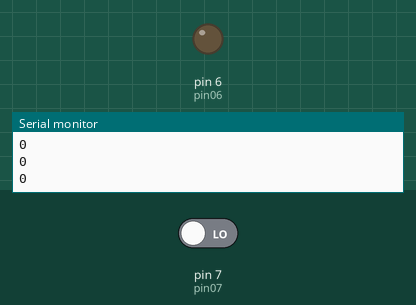
Bench run of a sketch on a simulated Arduino Uno, built with avr-gcc and run on an emulated ATmega328P. On the bench: output pins drawn as LEDs (lit = HIGH), the last lines printed to the serial monitor. The inputs (shaded band) are chosen by the test bench; at power-on: pin 7 (pin07) LOW.

Above: at 2.8 s.
2.9 s: pin 7 (pin07) driven HIGH
At 3.5 s:
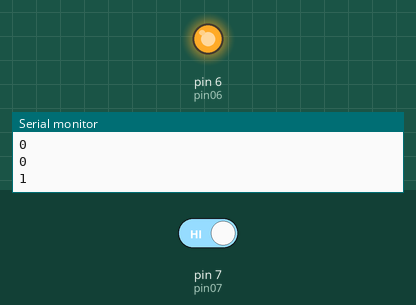
4.5 s: pin 7 (pin07) driven LOW
At 6.2 s:
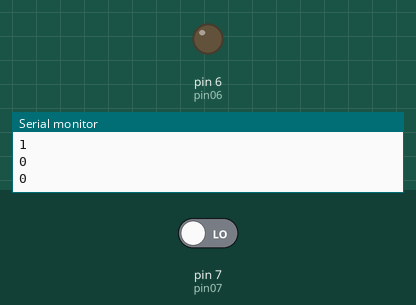
Timing chart, 0 to 7.7 s (numbered marks = the images above; inputs shaded):
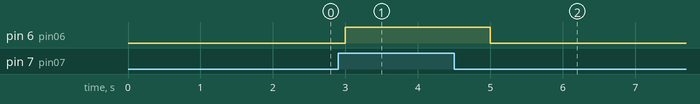

Measured:
- after the input at 2.9 s, pin 6 (pin06): LOW → HIGH after 0.10 s
- after the input at 4.5 s, pin 6 (pin06): HIGH → LOW after 0.50 s

The sketch:

001_arduino_basics.ino
```cpp
#include "BasicWrite.h"
#include "BasicRead.h"


uint8_t pin13 = 13;
uint8_t pin07 = 07;
uint8_t pin06 = 06;
uint8_t example=1;


void setup() {
  switch(example){
    default:
    pinMode(pin13, OUTPUT);
    break;
    case 1:
    Serial.begin(9600);
    pinMode(pin07, INPUT);
    pinMode(pin06, OUTPUT);
    break;
  }
}

void loop() {
  switch(example){
    default:
    basicWrite(pin13);
    break;
    case 1:
    basicRead(pin07, pin06);
    break;
  }
}
```

BasicRead.cpp
```cpp
#include "BasicRead.h"

bool basicRead(uint8_t pin0, uint8_t pin1){
  uint8_t x = digitalRead(pin0);
  Serial.println(x);
  digitalWrite(pin1,x);
  delay(1000);

  return true;
}
```

BasicRead.h
```cpp
#ifndef BASICREAD_H
#define BASICREAD_H

#include <Arduino.h>

bool basicRead(uint8_t pin0, uint8_t pin1);

#endif // BASICREAD_H
```

BasicWrite.cpp
```cpp
#include "BasicWrite.h"

bool basicWrite(uint8_t pin){
  digitalWrite(pin, LOW);
  delay(250);
  digitalWrite(pin, HIGH);
  delay(250);

  return true;
}
```

BasicWrite.h
```cpp
#ifndef BASICWRITE_H
#define BASICWRITE_H

#include <Arduino.h>

bool basicWrite(uint8_t pin);

#endif // BASICWRITE_H
```
